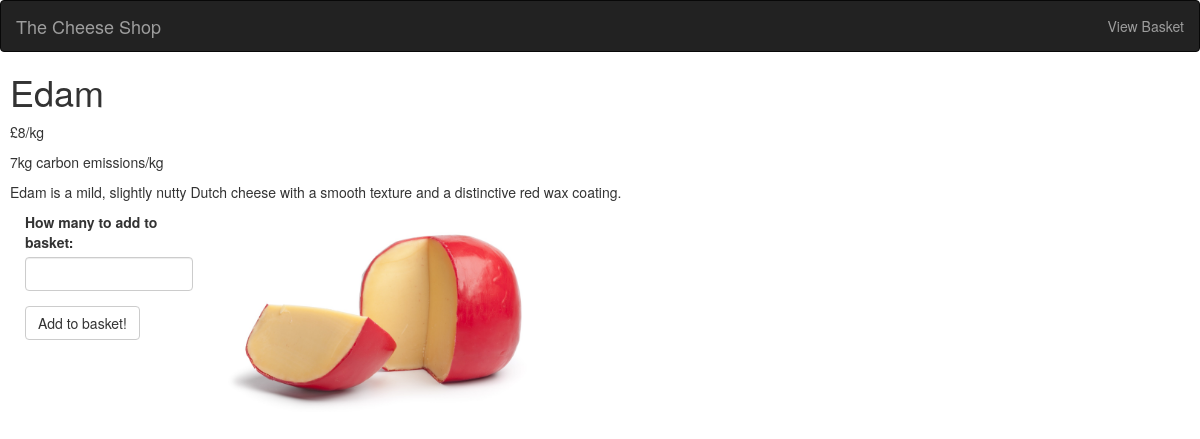
/cheese/4, run on the app's committed database.
### app.py (models this page shows)
class Cheeses(db.Model):
    __tablename__ = "cheeses"
    id = db.Column(db.Integer, primary_key=True)
    name = db.Column(db.String(16), index=True, unique=True)
    price = db.Column(db.String(8))
    description = db.Column(db.Text)
    impact = db.Column(db.String(32))

### app.py (the view)
@app.route("/cheese/<int:cheeseId>", methods = ["GET", "POST"])
def singleProductPage(cheeseId):
    cheeses = Cheeses.query.all()
    if cheeseId < 0 or cheeseId > len(cheeses):
        abort(404)
    if "basket" not in session:
        print("New session",flush=True)
        session["basket"] = []
    form = QuantityForm()
    if form.validate_on_submit():
        quantity = form.quantity.data
        session["basket"].append({"id": cheeseId-1 , "quantity": quantity})
        session.modified = True
        return render_template("SingleCheeseBasket.html", cheeses = cheeses[cheeseId-1])
    else:
        return render_template("SingleCheese.html", cheeses = cheeses[cheeseId-1], form=form)

### app.py
class QuantityForm(FlaskForm):
    quantity = IntegerField("How many to add to basket: ",validators = [DataRequired(),NumberRange(0,50)])
    submit = SubmitField("Add to basket!")

### templates/SingleCheese.html
{% extends "base.html" %}
{% block content %}
<div style="margin-left: 10px;">
    <h1>{{ cheeses.name }}</h1>
    <p>£{{ cheeses.price }}/kg</p>
    <p>{{ cheeses.impact }}kg carbon emissions/kg</p>
    <p>{{ cheeses.description }}</p>
    <div class="col-md-2">
        {{ wtf.quick_form(form) }}
    </div>
    <img src="/static/{{ cheeses.name }}.jpg" alt="An image of {{ cheeses.name }}" style="max-height: 200px; max-width: 400px;">
</div>
{% endblock %}

### data on the page
Cheeses: name "Edam", price "8", impact "7", description "Edam is a mild, slightly nutty Dutch cheese with a smooth texture and a distinctive red wax coating.", name (picture)
